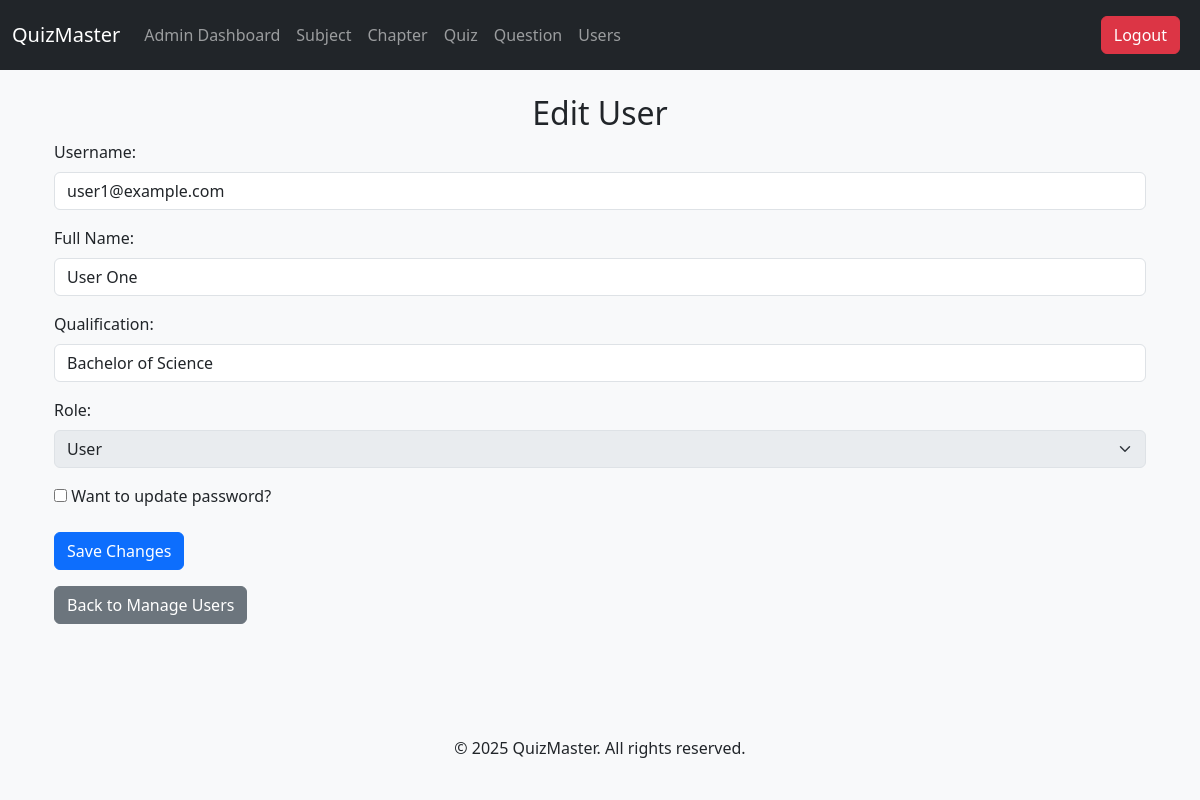
Screenshot of /admin/edit-user/3 (signed in) with the database file from the repository.
### tables this page shows
CREATE TABLE users (
            id INTEGER PRIMARY KEY AUTOINCREMENT,
            username TEXT UNIQUE,  -- This will be the email
            full_name TEXT,
            qualification TEXT,
            dob DATE,
            password TEXT,
            role TEXT
        );

### app.py (the view, shortened to what this page needs)
@app.route('/admin/edit-user/<int:user_id>', methods=['GET', 'POST'])
@admin_required
def edit_user(user_id):
    conn = sqlite3.connect('database.db')
    cursor = conn.cursor()
    cursor.execute("SELECT id, username, full_name, qualification, role FROM users WHERE id=?", (user_id,))
    user = cursor.fetchone()
    conn.close()
    return render_template('edit_user.html', user=user)

### app.py (called while the page is built)
@login_manager.user_loader
def load_user(user_id):
    conn = sqlite3.connect('database.db')
    cursor = conn.cursor()
    cursor.execute("SELECT id, username, role FROM users WHERE id=?", (user_id,))
    user = cursor.fetchone()
    conn.close()
    if user:
        return User(user[0], user[1], user[2])
    return None

def admin_required(f):
    @wraps(f)
    def decorated_function(*args, **kwargs):
        if 'role' not in session or session['role'] != 'admin':
            return redirect(url_for('home'))  # Redirect to home if not admin
        return f(*args, **kwargs)
    return decorated_function

### templates/edit_user.html (shortened to what this page needs)
{% extends "base.html" %}
{% block content %}
<div class="container">
    <h2 class="text-center">Edit User</h2>
    <form method="POST" action="/admin/edit-user/{{ user[0] }}">
        <div class="mb-3">
            <label for="username" class="form-label">Username:</label>
            <input type="text" class="form-control" id="username" name="username" value="{{ user[1] }}" required>
        </div>
        <div class="mb-3">
            <label for="full_name" class="form-label">Full Name:</label>
            <input type="text" class="form-control" id="full_name" name="full_name" value="{{ user[2] }}" required>
        </div>
        <div class="mb-3">
            <label for="qualification" class="form-label">Qualification:</label>
            <input type="text" class="form-control" id="qualification" name="qualification" value="{{ user[3] }}" required>
        </div>
        <div class="mb-3">
            <label for="role" class="form-label">Role:</label>
            <select class="form-select" disabled id="role" name="role" required>
                <option value="user" {% if user[4] == 'user' %}selected{% endif %}>User</option>
            </select>
        </div>
        <div class="mb-3">
            <input type="checkbox" id="update_password" name="update_password" onclick="togglePasswordField()">
            <label for="update_password" class="form-label">Want to update password?</label>
        </div>
        <button type="submit" class="btn btn-primary">Save Changes</button>
    </form>
    <a href="/admin/manage-users" class="btn btn-secondary mt-3">Back to Manage Users</a>
</div>
{% endblock %}

### templates/base.html (style rules this page uses)
html, body { height: 100%; }
body { display: flex; flex-direction: column; }

### rows the page displays
users: username "user1@example.com", full_name "User One", qualification "Bachelor of Science", role "User"
